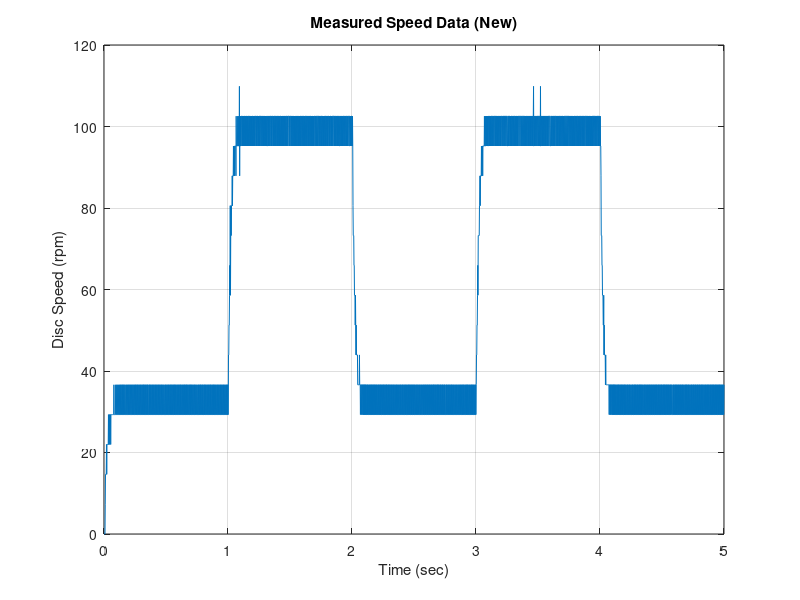
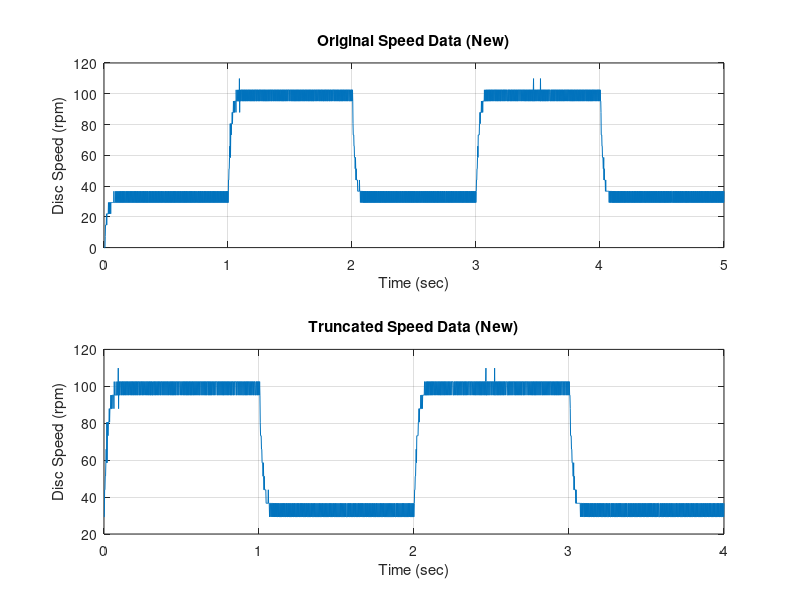
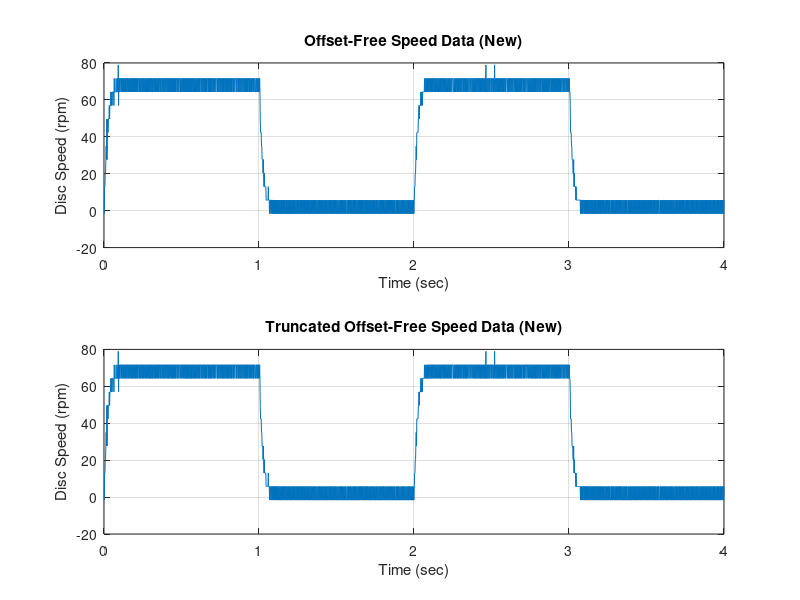

Write MATLAB code to recreate these figures, in order.
%%-#############################################################
%  ########################    NOTE    #########################
%--#############################################################
%  This is for Q5 onwards of the actual prelab pdf, which
%  the same steps from grader 1.1-1.4 applied to a different
%  dataset


%%-#############################################################
% Q1:   Load the data
%--#############################################################

% Load the MAT file:
load('PreLab1_Data_new.mat');

% Extract data from the discSpeed matrix:
y_new1 = discSpeed_new.signals.values(:,1)*60/(2*pi); % rad/s to rpm
t_new1 = discSpeed_new.time;

% Plot the original data set:
try
  close("Q1_FIG_01")
catch
end
figure("Name", "Q1_FIG_01");
plot(t_new1, y_new1);
title('Measured Speed Data (New)');
xlabel('Time (sec)');
ylabel('Disc Speed (rpm)');
grid on;


%%-#############################################################
% Q2:   Truncate the data
%--#############################################################
y_new2 = y_new1(501:end);
t_new2 = t_new1(501:end) - t_new1(501);

% Plot both the ORIGINAL and TRUNCATED data sets:
try
  close("Q2_FIG_01")
catch
end
figure("Name", "Q2_FIG_01");


subplot(2,1,1);
plot(t_new1, y_new1);
title('Original Speed Data (New)');
xlabel('Time (sec)');
ylabel('Disc Speed (rpm)');
grid on;

subplot(2,1,2);
plot(t_new2, y_new2);
title('Truncated Speed Data (New)');
xlabel('Time (sec)');
ylabel('Disc Speed (rpm)');
grid on;


%%-#############################################################
% Q3:   DC offset removal part 1 of 3
%--#############################################################
% compute the DC offset from the first 500 samples of truncated data
DC_offset_new = mean(y_new1(1:500));


%%-#############################################################
% Q4a:   DC offset removal part 2 of 3
%--#############################################################
y_new3 = y_new2 - DC_offset_new;
t_new3 = t_new2;


%%-#############################################################
% Q4b:   DC offset removal part 3 of 3
%--#############################################################
% y_new4 = y_new3(501:end);
% t_new4 = t_new3(501:end) - t_new3(501);

% maybe this unnecessary
y_new4 = y_new3; % Use the offset-free data directly for the next steps
t_new4 = t_new3; % Keep the time vector aligned with the offset-free data

% Plot both the OFFSET-FREE data set and the "ready" TRUNCATED OFFSET-FREE data set
try
  close("Q4b_FIG_01")
catch
end
figure("Name", "Q4b_FIG_01");

subplot(2,1,1);
plot(t_new3, y_new3);
title('Offset-Free Speed Data (New)');
xlabel('Time (sec)');
ylabel('Disc Speed (rpm)');
grid on;


subplot(2,1,2);
plot(t_new4, y_new4);
title('Truncated Offset-Free Speed Data (New)');
xlabel('Time (sec)');
ylabel('Disc Speed (rpm)');
grid on;


%%-#############################################################
% Q6: Simulink setup
%--#############////////////////////////////////////////////////
fc = 45;
zeta = 0.707;
WindowSize = 5;
